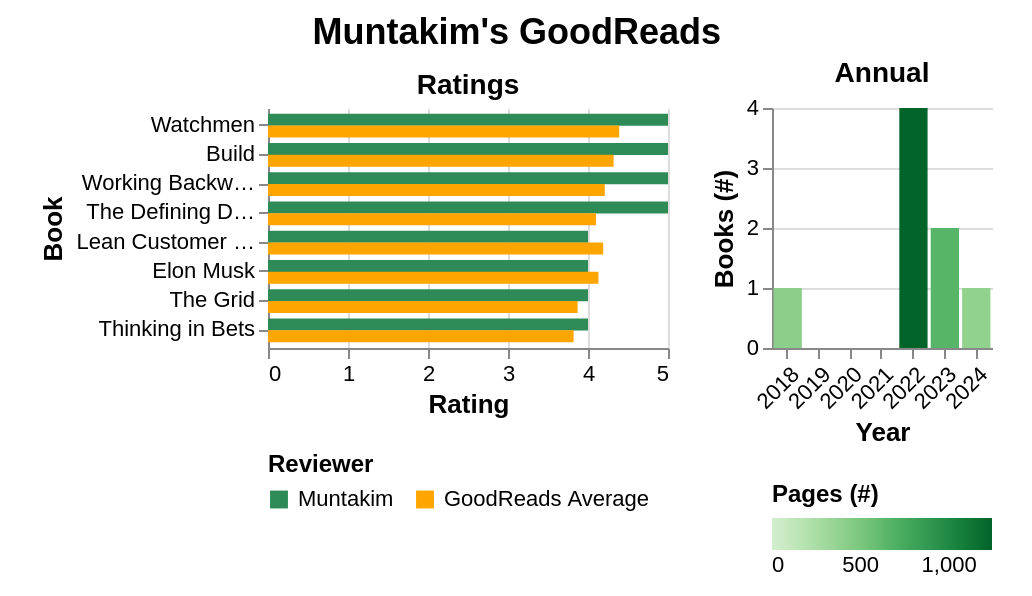

Vega-Lite specification for this chart:
### Vega-Lite specification from a JSON file in a GitHub repository (floating-point values rounded to 4 significant figures)
{"background": null, "config": {"view": {"continuousWidth": 200, "continuousHeight": 120, "strokeOpacity": 0, "strokeWidth": 1.5}, "axis": {"labelFontSize": 11, "titleFontSize": 13}, "legend": {"labelFontSize": 11, "titleFontSize": 12, "orient": "bottom"}}, "hconcat": [{"data": {"name": "data-26ef6fd35988b53c5090f9c6ca44a4ba"}, "mark": {"type": "bar", "size": 6}, "encoding": {"color": {"field": "Reviewer", "legend": {"labelFontSize": 11, "symbolSize": 80, "symbolType": "square", "title": "Reviewer", "titleFontSize": 12}, "scale": {"domain": ["Muntakim", "GoodReads Average"], "range": ["seagreen", "orange"]}, "type": "nominal"}, "tooltip": [{"field": "Title", "title": "Title", "type": "nominal"}, {"field": "Year", "title": "Year Read", "type": "quantitative"}, {"field": "Reviewer", "title": "Reviewer", "type": "nominal"}, {"field": "Rating", "title": "Rating", "type": "quantitative"}], "x": {"axis": {"labelFontSize": 11, "titleFontSize": 13}, "field": "Rating", "scale": {"domain": [0, 5]}, "title": "Rating", "type": "quantitative"}, "y": {"axis": {"labelFontSize": 11, "labelLimit": 90, "titleFontSize": 13}, "field": "SummarizedTitle", "sort": {"field": "Rating", "order": "descending"}, "title": "Book", "type": "nominal"}, "yOffset": {"field": "Reviewer", "type": "nominal"}}, "height": 120, "width": 200, "title": {"text": "Ratings", "fontSize": 14}}, {"data": {"name": "data-6c958c206645b7e22635aeb796ff59cc"}, "mark": {"type": "bar"}, "encoding": {"color": {"field": "Pages", "legend": {"labelFontSize": 11, "title": "Pages (#)", "titleFontSize": 12}, "scale": {"scheme": "greens"}, "title": "Pages (#)", "type": "quantitative"}, "tooltip": [{"field": "Year", "title": "Year", "type": "ordinal"}, {"field": "Books", "title": "Books (#)", "type": "quantitative"}, {"field": "Pages", "title": "Pages (#)", "type": "quantitative"}], "x": {"axis": {"labelAngle": -45, "labelFontSize": 11, "titleFontSize": 13}, "field": "Year", "title": "Year", "type": "nominal"}, "y": {"axis": {"labelFontSize": 11, "titleFontSize": 13}, "field": "Books", "title": "Books (#)", "type": "quantitative"}}, "height": 120, "width": 110, "title": {"text": "Annual", "fontSize": 14}}], "spacing": 20, "padding": {"left": 20, "right": 20, "top": 8, "bottom": 10}, "title": {"text": "Muntakim's GoodReads", "anchor": "middle", "fontSize": 18}, "$schema": "https://vega.github.io/schema/vega-lite/v5.20.1.json", "datasets": {"data-26ef6fd35988b53c5090f9c6ca44a4ba": [{"SummarizedTitle": "The Grid", "Title": "The Grid: The Fraying Wires Between Americans and Our Energy Future", "Year": 2024, "Reviewer": "Muntakim", "Rating": 4.0}, {"SummarizedTitle": "Working Backwards", "Title": "Working Backwards: Insights, Stories, and Secrets from Inside Amazon", "Year": 2022, "Reviewer": "Muntakim", "Rating": 5.0}, {"SummarizedTitle": "Watchmen", "Title": "Watchmen", "Year": 2018, "Reviewer": "Muntakim", "Rating": 5.0}, {"SummarizedTitle": "Elon Musk", "Title": "Elon Musk: Tesla, SpaceX, and the Quest for a Fantastic Future", "Year": 2023, "Reviewer": "Muntakim", "Rating": 4.0}, {"SummarizedTitle": "Lean Customer Development", "Title": "Lean Customer Development: Building Products Your Customers Will Buy", "Year": 2022, "Reviewer": "Muntakim", "Rating": 4.0}, {"SummarizedTitle": "The Defining Decade", "Title": "The Defining Decade: Why Your Twenties Matter—And How to Make the Most of Them Now", "Year": 2023, "Reviewer": "Muntakim", "Rating": 5.0}, {"SummarizedTitle": "Build", "Title": "Build: An Unorthodox Guide to Making Things Worth Making", "Year": 2022, "Reviewer": "Muntakim", "Rating": 5.0}, {"SummarizedTitle": "Thinking in Bets", "Title": "Thinking in Bets: Making Smarter Decisions When You Don't Have All the Facts", "Year": 2022, "Reviewer": "Muntakim", "Rating": 4.0}, {"SummarizedTitle": "The Grid", "Title": "The Grid: The Fraying Wires Between Americans and Our Energy Future", "Year": 2024, "Reviewer": "GoodReads Average", "Rating": 3.87}, {"SummarizedTitle": "Working Backwards", "Title": "Working Backwards: Insights, Stories, and Secrets from Inside Amazon", "Year": 2022, "Reviewer": "GoodReads Average", "Rating": 4.21}, {"SummarizedTitle": "Watchmen", "Title": "Watchmen", "Year": 2018, "Reviewer": "GoodReads Average", "Rating": 4.39}, {"SummarizedTitle": "Elon Musk", "Title": "Elon Musk: Tesla, SpaceX, and the Quest for a Fantastic Future", "Year": 2023, "Reviewer": "GoodReads Average", "Rating": 4.13}, {"SummarizedTitle": "Lean Customer Development", "Title": "Lean Customer Development: Building Products Your Customers Will Buy", "Year": 2022, "Reviewer": "GoodReads Average", "Rating": 4.19}, {"SummarizedTitle": "The Defining Decade", "Title": "The Defining Decade: Why Your Twenties Matter—And How to Make the Most of Them Now", "Year": 2023, "Reviewer": "GoodReads Average", "Rating": 4.1}, {"SummarizedTitle": "Build", "Title": "Build: An Unorthodox Guide to Making Things Worth Making", "Year": 2022, "Reviewer": "GoodReads Average", "Rating": 4.32}, {"SummarizedTitle": "Thinking in Bets", "Title": "Thinking in Bets: Making Smarter Decisions When You Don't Have All the Facts", "Year": 2022, "Reviewer": "GoodReads Average", "Rating": 3.82}], "data-6c958c206645b7e22635aeb796ff59cc": [{"Year": 2018, "Books": 1, "Pages": 416}, {"Year": 2019, "Books": 0, "Pages": 0}, {"Year": 2020, "Books": 0, "Pages": 0}, {"Year": 2021, "Books": 0, "Pages": 0}, {"Year": 2022, "Books": 4, "Pages": 1242}, {"Year": 2023, "Books": 2, "Pages": 665}, {"Year": 2024, "Books": 1, "Pages": 384}]}}
